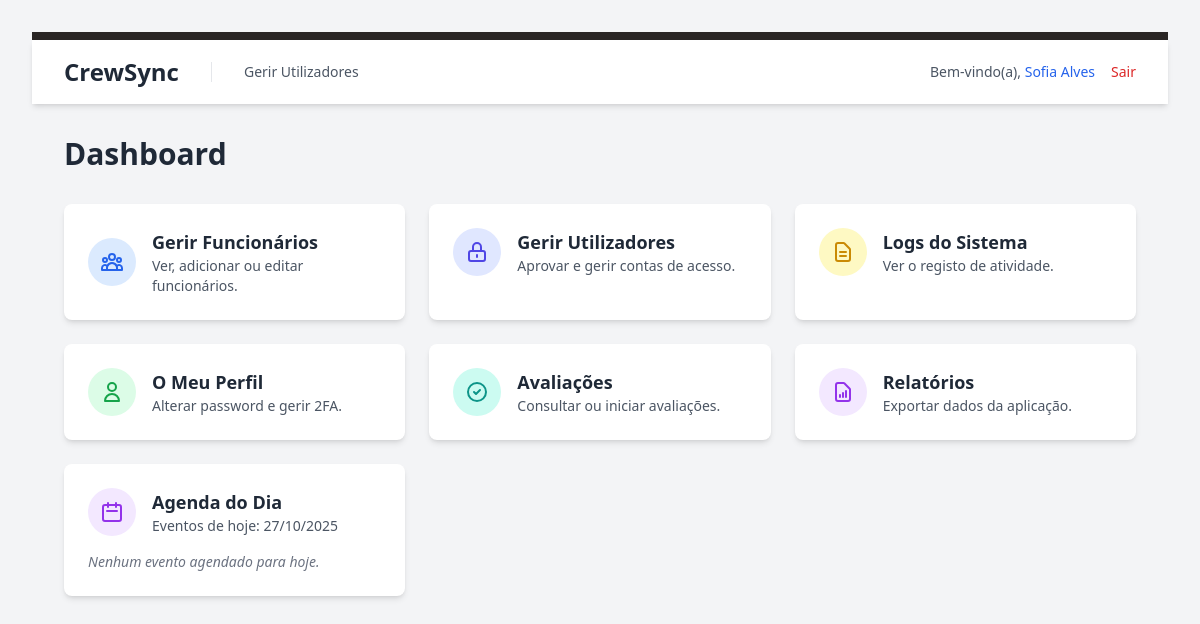
Page /public/index.php (signed in) on the earlier database version.
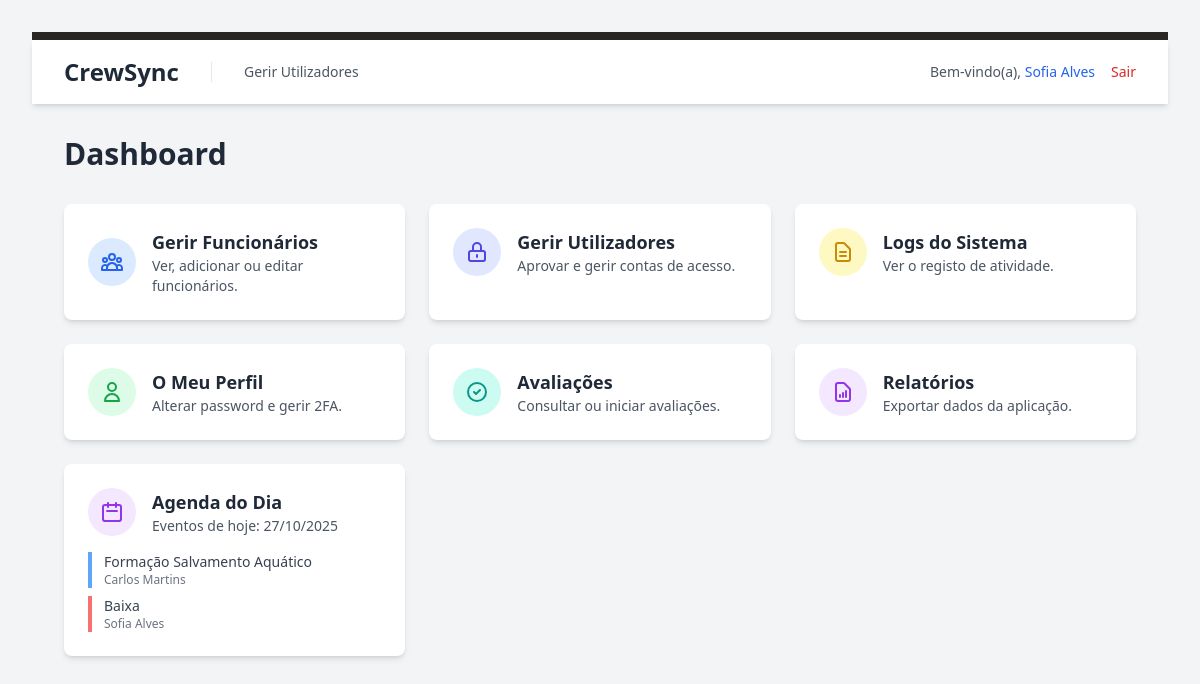
Same page on the later database version.
### tables this page shows
CREATE TABLE `agendamentos` (
  `id` int(10) UNSIGNED NOT NULL,
  `funcionario_id` int(10) UNSIGNED NOT NULL COMMENT 'A quem pertence o evento',
  `titulo` varchar(150) NOT NULL COMMENT 'Ex: Folga, Consulta Médica, Formação X',
  `descricao` text DEFAULT NULL COMMENT 'Detalhes adicionais (opcional)',
  `data_inicio` datetime NOT NULL COMMENT 'Data e hora de início',
  `data_fim` datetime DEFAULT NULL COMMENT 'Data e hora de fim (opcional, pode ser igual a data_inicio)',
  `tipo_evento` varchar(50) NOT NULL DEFAULT 'Geral' COMMENT 'Ex: Folga, Férias, Médico, Formação, Reunião',
  `created_by_user_id` int(10) UNSIGNED DEFAULT NULL COMMENT 'Quem registou o evento',
  `created_at` timestamp NOT NULL DEFAULT current_timestamp()
);

CREATE TABLE `funcionarios` (
  `id` int(10) UNSIGNED NOT NULL,
  `numero_funcionario` varchar(20) DEFAULT NULL,
  `nome_completo` varchar(255) NOT NULL,
  `email_corporativo` varchar(255) DEFAULT NULL,
  `cargo` varchar(100) NOT NULL,
  `departamento` varchar(100) NOT NULL,
  `sector_piscina` int(10) UNSIGNED DEFAULT NULL COMMENT 'Número do sector específico para quem trabalha nas Piscinas',
  `foto_path` varchar(255) DEFAULT NULL,
  `nfc_card_id` varchar(50) DEFAULT NULL,
  `data_contratacao` date NOT NULL,
  `ativo` tinyint(1) NOT NULL DEFAULT 1,
  `created_at` timestamp NOT NULL DEFAULT current_timestamp(),
  `updated_at` timestamp NOT NULL DEFAULT current_timestamp() ON UPDATE current_timestamp()
);

### src/auth_guard.php (called while the page is built, shortened)
<?php
$utilizador_logado = [
    'id' => $_SESSION['user_id'],
    'email' => $_SESSION['user_email'],
    'role_id' => $_SESSION['user_role_id'],
    'funcionario_id' => $_SESSION['user_funcionario_id'],
    'nome' => $_SESSION['user_name'] ?? null
];
?>

### public/index.php (the view, shortened to what the changed rows need)
<?php
require_once '../src/auth_guard.php';
require_once '../config/db.php';
$agenda_hoje = [];
try {
    $hoje_inicio = date('Y-m-d 00:00:00');
    $hoje_fim = date('Y-m-d 23:59:59');
    $stmt_agenda = $pdo->prepare("
        SELECT a.titulo, a.tipo_evento, f.nome_completo as funcionario_nome
        FROM agendamentos a
        JOIN funcionarios f ON a.funcionario_id = f.id
        WHERE (a.data_inicio BETWEEN :inicio AND :fim)
           OR (a.data_fim BETWEEN :inicio AND :fim)
           OR (a.data_inicio < :inicio AND a.data_fim > :fim) -- Eventos que abrangem o dia todo
        ORDER BY a.data_inicio ASC
    ");
    $stmt_agenda->bindParam(':inicio', $hoje_inicio);
    $stmt_agenda->bindParam(':fim', $hoje_fim);
    $stmt_agenda->execute();
    $agenda_hoje = $stmt_agenda->fetchAll(PDO::FETCH_ASSOC);
} catch (PDOException $e) {
    error_log("Erro ao buscar dados para o dashboard: " . $e->getMessage());
    $error_message = "Ocorreu um erro ao carregar os dados do dashboard.";
}
?>
<!DOCTYPE html>
<html lang="pt-PT" class="bg-gray-100">
<head>
    <link href="<?= BASE_URL ?>/public/css/style.css" rel="stylesheet">
</head>
<body class="p-8">
    <main class="p-8">
        <div class="max-w-7xl mx-auto">
            <h1 class="text-3xl font-bold text-gray-800 mb-8">Dashboard</h1>
            <div class="grid grid-cols-1 sm:grid-cols-2 lg:grid-cols-3 xl:grid-cols-4 gap-6">
                <?php
                $role_id = (int)($utilizador_logado['role_id'] ?? 0);
                if ($role_id === ROLE_ADMIN || $role_id === ROLE_RH || $role_id === ROLE_MANAGER || $role_id === ROLE_SUPERVISOR):
                ?>
                    <a href="listar_funcionarios.php" class="block bg-white p-6 rounded-lg shadow-md hover:shadow-xl hover:-translate-y-1 transition-all duration-300">
                        <div class="flex items-center gap-4">
                            <div>
                                <h2 class="font-semibold text-lg text-gray-800">Gerir Funcionários</h2>
                            </div>
                        </div>
                    </a>
                <?php
                endif; ?>
                <?php if ((int)($utilizador_logado['role_id'] ?? 0) === ROLE_ADMIN): ?>
                <a href="gerir_utilizadores.php" class="block bg-white p-6 rounded-lg shadow-md hover:shadow-xl hover:-translate-y-1 transition-all duration-300">
                    <div class="flex items-center gap-4">
                        <div>
                            <h2 class="font-semibold text-lg text-gray-800">Gerir Utilizadores</h2>
                        </div>
                    </div>
                </a>
                <?php endif; ?>
                <?php if ((int)($utilizador_logado['role_id'] ?? 0) === ROLE_ADMIN): ?>
                <a href="ver_logs.php" class="block bg-white p-6 rounded-lg shadow-md hover:shadow-xl hover:-translate-y-1 transition-all duration-300">
                    <div class="flex items-center gap-4">
                        <div>
                            <h2 class="font-semibold text-lg text-gray-800">Logs do Sistema</h2>
                        </div>
                    </div>
                </a>
                <?php endif; ?>
                <a href="perfil.php" class="block bg-white p-6 rounded-lg shadow-md hover:shadow-xl hover:-translate-y-1 transition-all duration-300">
                    <div class="flex items-center gap-4">
                        <div>
                            <h2 class="font-semibold text-lg text-gray-800">O Meu Perfil</h2>
                        </div>
                    </div>
                </a>
                <?php
                $pode_avaliar = (
                    (int)($utilizador_logado['role_id'] ?? 0) === ROLE_ADMIN ||
                    (int)($utilizador_logado['role_id'] ?? 0) === ROLE_RH ||
                    (int)($utilizador_logado['role_id'] ?? 0) === ROLE_MANAGER ||
                    (int)($utilizador_logado['role_id'] ?? 0) === ROLE_SUPERVISOR
                );
                if ($pode_avaliar):
                ?>
                <a href="iniciar_avaliacao.php" class="block bg-white p-6 rounded-lg shadow-md hover:shadow-xl hover:-translate-y-1 transition-all duration-300">
                    <div class="flex items-center gap-4">
                        <div>
                            <h2 class="font-semibold text-lg text-gray-800">Avaliações</h2>
                        </div>
                    </div>
                </a>
                <?php endif; ?>
                <?php
                $pode_ver_relatorios = (
                    (int)($utilizador_logado['role_id'] ?? 0) === ROLE_ADMIN ||
                    (int)($utilizador_logado['role_id'] ?? 0) === ROLE_RH ||
                    (int)($utilizador_logado['role_id'] ?? 0) === ROLE_MANAGER ||
                    (int)($utilizador_logado['role_id'] ?? 0) === ROLE_SUPERVISOR
                );
                if ($pode_ver_relatorios):
                ?>
                <a href="relatorios.php" class="block bg-white p-6 rounded-lg shadow-md hover:shadow-xl hover:-translate-y-1 transition-all duration-300">
                    <div class="flex items-center gap-4">
                        <div>
                            <h2 class="font-semibold text-lg text-gray-800">Relatórios</h2>
                        </div>
                    </div>
                </a>
                <?php endif; ?>
                <a href="calendario.php" class="block bg-white p-6 rounded-lg shadow-md hover:shadow-xl hover:-translate-y-1 transition-all duration-300 col-span-1 sm:col-span-2 lg:col-span-1">
                <div class="flex items-center gap-4 mb-4">
                    <div>
                        <h2 class="font-semibold text-lg text-gray-800">Agenda do Dia</h2>
                    </div>
                </div>
                <div class="space-y-2 text-sm max-h-40 overflow-y-auto">
                    <?php if (empty($agenda_hoje)): ?>
                        <p class="text-gray-500 italic">Nenhum evento agendado para hoje.</p>
                    <?php else: ?>
                        <?php foreach ($agenda_hoje as $evento): ?>
                            <div class="border-l-4 pl-3 <?= $evento['tipo_evento'] === 'Folga' ? 'border-orange-400' : ($evento['tipo_evento'] === 'Médico' ? 'border-red-400' : 'border-blue-400') ?>">
                                <p class="font-medium text-gray-700"><?= htmlspecialchars($evento['titulo']) ?></p>
                                <p class="text-xs text-gray-500"><?= htmlspecialchars($evento['funcionario_nome']) ?></p>
                            </div>
                        <?php endforeach; ?>
                    <?php endif; ?>
                </div>
            </a>
            </div>
        </div>
    </main>
</body>
</html>

Differences in the rows shown:
added agendamentos: titulo "Formação Salvamento Aquático", funcionario.nome_completo "Carlos Martins", tipo_evento "Geral" (drawn)
added agendamentos: titulo "Baixa", funcionario.nome_completo "Sofia Alves", tipo_evento "Médico" (drawn)
Other differences:
text no longer shown: "Nenhum evento agendado para hoje."
